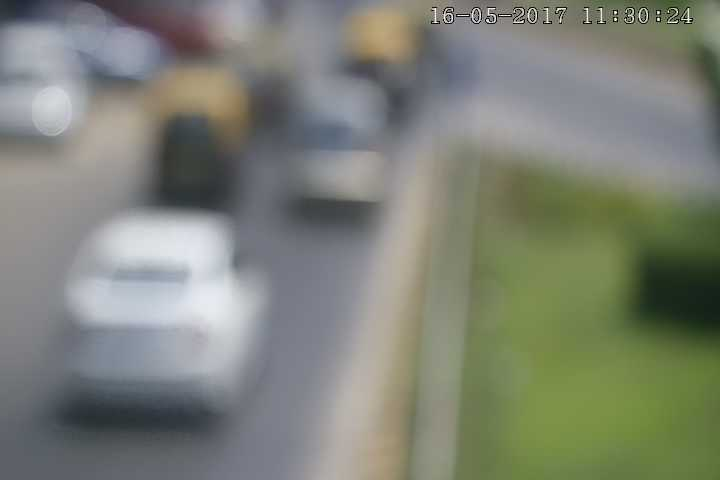
#> input picture index10.jpg, 720 x 480 px, found by its file name
$ python t.py   (older library calls are emulated)
#> lines starting #> are read from the running program, lines starting #| are printed output that depends on the picture; pictures that were not available may be replaced by others from this repository, and a replacement may not be noted
#> further down, im is the input picture: shape (480, 720, 3); mean B, G, R 118.4, 130, 126
### ImageQuality/algorithm/__init__.py
from .base import *
import pandas as pd

class ImageQuality:

    def __init__(self):
        self.result = None
        self.method = None
        self.runTime = None


    def __call__(self,method,image,**kwargs):
        result,runTime = globals().get(method)(image,**kwargs)
        self.result = "{:.2f}".format(result)
        self.runTime = "{:.2f}".format(runTime)
        self.method = method
        self.getResult()


    def getResult(self):
        ss = "Methods:{}\nresult:{}\nrunTime:{} ms  \n".format(self.method,self.result,self.runTime)
        print(ss)
        return self.result,ss


    def run_directories(self,**kwargs):
        '''
        you can input like:
            image_dir detail_args ,such as :
                image_dir=./images   args=[{"method":Energy,...},{"method":"FFT"}]
        :return:
        '''

        image_dir = kwargs['image_dir']
        image_lists = os.listdir(image_dir)
        data = []
        columns = ['image','Method','result','runTime(:ms)']
        for img_path in image_lists:
            image = cv2.imread(os.path.join(image_dir,img_path))
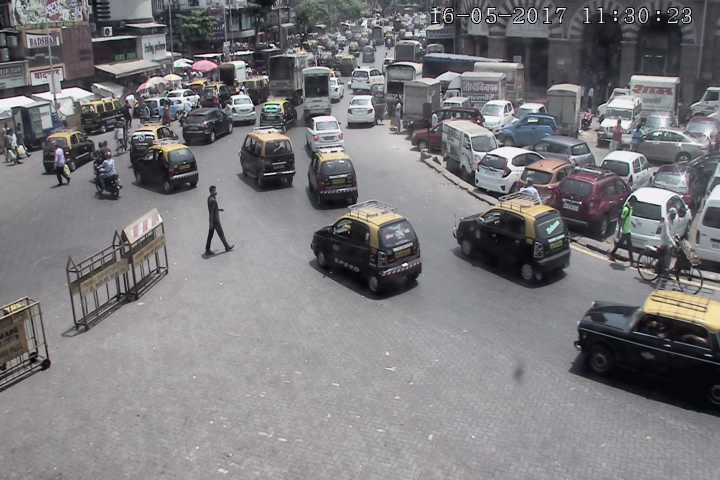
#> input picture index12.jpg, 720 x 480 px, given as the content of the folder /home/baibowen/faceQuality/testImage, which was not available
#> image is the input picture: shape (480, 720, 3); mean B, G, R 125.1, 122.3, 123.6
            for method in kwargs['args']:
                print("image:{}".format(img_path))
                self.__call__(image=image,**method)
                data.append([img_path,self.method,self.result,self.runTime])
                print('----------------------------------------------------------------------------------------------')
#> this loop made 11 passes
#> (result in __call__, runTime in __call__) on passes 1, 7: (329358418, 191.4), (5.14, 2.96)
#> (result in __call__, runTime in __call__) on passes 2 to 3: (81.88, 69.06), (20.77, 2.45)
#> (printed output is left out)
#> pass 2, in Tenengrad, `sobel_x = cv2.Sobel(gray_image,cv2.CV_32FC1,1,0)`:
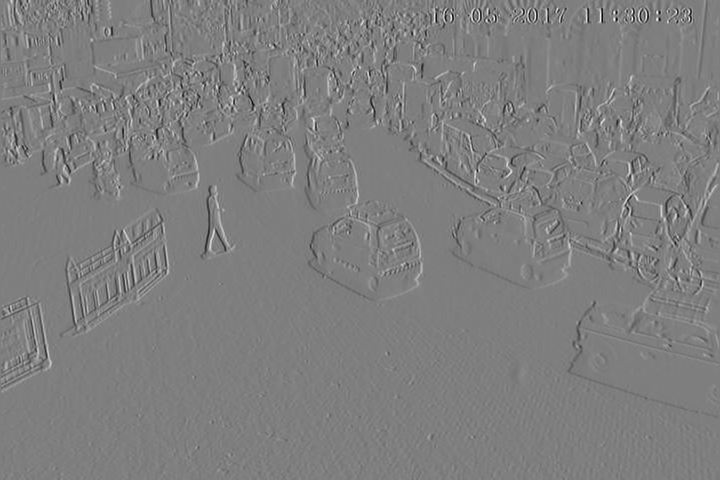
#> sobel_x: shape (480, 720) float32; min -897, max 905, mean 0; drawn with min black and max white
#> pass 2, in Tenengrad, `sobel_y = cv2.Sobel(gray_image,cv2.CV_32FC1,0,1)`:
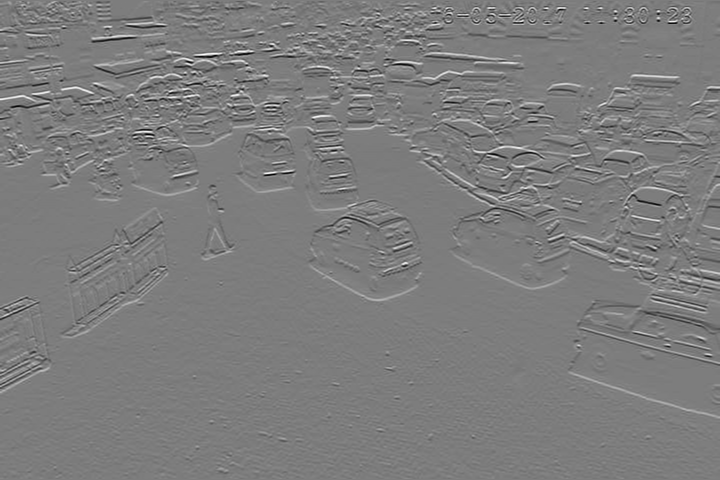
#> sobel_y: shape (480, 720) float32; min -928, max 965, mean 0.9; drawn with min black and max white
#> pass 2, in Tenengrad, `sobel_xx = cv2.multiply(sobel_x,sobel_x)`:
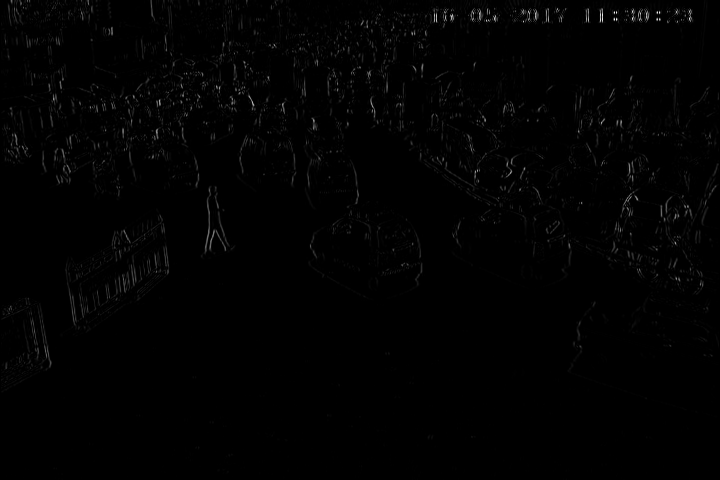
#> sobel_xx: shape (480, 720) float32; min 0, max 819025, mean 7028.6; drawn with min black and max white
#> after the loop, data = 11 items
        df = pd.DataFrame(data)
#> df = table of 11 rows and 4 columns
        df.columns = columns
        df.to_csv('./test.csv' if "csv_output" not in kwargs else kwargs["csv_output"],index=False)

### ImageQuality/algorithm/base.py
from .include import *
from .dom import DOM
from .FocusMask import blur_mask


@calculate_function_run_time_ms
def Brenner(image):
    '''
    method1:Brenner 梯度函数
        计算相邻两个像素灰度差的平方

    :param image:
    :return:
    '''
    assert image is not None
    #2gray
    gray_image = cv2.cvtColor(image.copy(), cv2.COLOR_BGR2GRAY) if len(image.shape) == 3 else image
    h,w = gray_image.shape
    out = 0
    for y in range(w):
        for x in range(0, h - 2):
            out += (int(gray_image[x + 2, y]) - int(gray_image[x, y])) ** 2

    return out

@calculate_function_run_time_ms
def Tenengrad(image):
    '''
    Tenengrad 梯度函数,用Sobel算子分别提取水平和垂直方向的梯度值
    :param image:
    :return:
    '''
    assert image is not None
    gray_image = cv2.cvtColor(image.copy(), cv2.COLOR_BGR2GRAY) if len(image.shape) == 3 else image
    sobel_x = cv2.Sobel(gray_image,cv2.CV_32FC1,1,0)
    sobel_y = cv2.Sobel(gray_image,cv2.CV_32FC1,0,1)
    sobel_xx = cv2.multiply(sobel_x,sobel_x)
    sobel_yy = cv2.multiply(sobel_y,sobel_y)
    image_gradient = sobel_xx + sobel_yy
    image_gradient = np.sqrt(image_gradient).mean()
    return image_gradient

@calculate_function_run_time_ms
def Laplacian(image):
    '''
    Laplacian 梯度函数:Laplacian算子
    :param image:
    :return:
    '''
    assert image is not None
    gray_image = cv2.cvtColor(image.copy(), cv2.COLOR_BGR2GRAY) if len(image.shape) == 3 else image
    image_gradient = cv2.Laplacian(gray_image,cv2.CV_32FC1)
    image_gradient = np.abs(image_gradient).mean()
    return image_gradient

@calculate_function_run_time_ms
def SMD(image,v2 = False):
    '''
    灰度方差，将灰度变化作为聚焦评价的依据
    灰度方差乘积,对每一个像素领域两个灰度差相乘后再逐个像素累加

    :param image:
    :param 灰度方差乘积
    :return:
    '''
    assert image is not None
    gray_image = cv2.cvtColor(image.copy(), cv2.COLOR_BGR2GRAY) if len(image.shape) == 3 else image
    kerner_x = kerner_y = np.zeros((3,3),dtype=np.float32)
    kerner_x[1,2] = -1.;kerner_x[1,1] = 1.
    kerner_y[0,1] = -1.;kerner_y[1,1] = 1.
    smd_x = cv2.filter2D(gray_image,cv2.CV_32FC1,kerner_x)
    smd_y = cv2.filter2D(gray_image,cv2.CV_32FC1,kerner_y)
    result = (np.abs(smd_x) + np.abs(smd_y)).mean() if not v2 else np.multiply(np.abs(smd_x),np.abs(smd_y)).mean()
    return result

@calculate_function_run_time_ms
def Energy(image):
    '''
    能量梯度，
    :param image:
    :return:
    '''
    assert image is not None
    gray_image = cv2.cvtColor(image.copy(), cv2.COLOR_BGR2GRAY) if len(image.shape) == 3 else image
    kerner_x = kerner_y = np.zeros((3,3),dtype=np.float32)
    kerner_x[1, 2] = -1.;kerner_x[1, 1] = 1.
    kerner_y[2, 1] = -1.;kerner_y[1, 1] = 1.
    energy_x = cv2.filter2D(gray_image, cv2.CV_32FC1, kerner_x)
    energy_y = cv2.filter2D(gray_image, cv2.CV_32FC1, kerner_y)
    return (np.multiply(energy_x,energy_x) + np.multiply(energy_y,energy_y)).mean()

# [20 lines left out: function EAV, not called in this run]

@calculate_function_run_time_ms
def Entropy(image):
    '''
    :param img:narray
    :return: float
    模糊和清晰图像的清晰度的熵差别不大
    '''
    assert image is not None
    gray_image = cv2.cvtColor(image.copy(), cv2.COLOR_BGR2GRAY) if len(image.shape) == 3 else image
    out = 0
    count = gray_image.shape[0]*gray_image.shape[1]
    p = np.bincount(np.array(gray_image).flatten())
    for i in range(0, len(p)):
        if p[i]!=0:
            out-=p[i]*math.log(p[i]/count)/count
    return out

@calculate_function_run_time_ms
def Vollath(image):
    '''
    :param img:narray
    :return: float
    '''
    assert image is not None
    gray_image = cv2.cvtColor(image.copy(), cv2.COLOR_BGR2GRAY) if len(image.shape) == 3 else image
    shape = np.shape(gray_image)
    u = np.mean(gray_image)
    out = -shape[0]*shape[1]*(u**2)
    for x in range(0, shape[0]-1):
        for y in range(0, shape[1]):
            out+=int(gray_image[x,y])*int(gray_image[x+1,y])
    return out

#No-Reference Image Quality Assessment using Blur and Noise
@calculate_function_run_time_ms
def NR_Blur(image):
    '''
    只用《#No-Reference Image Quality Assessment using Blur and Noise》的blur部分
    :param image:
    :return:
    '''
    assert image is not None
    gray_image = cv2.cvtColor(image.copy(), cv2.COLOR_BGR2GRAY) if len(image.shape) == 3 else image

    #水平、竖直差值梯度
    kernel_h = kernel_v = np.zeros((3, 3), np.float32)
    kernel_h[0,1] = -1.;kernel_h[2,1] = 1.
    kernel_v[1,0] = -1.;kernel_v[1,2] = 1.
    grad_h = cv2.filter2D(gray_image, cv2.CV_32FC1, kernel_h)
    grad_v = cv2.filter2D(gray_image, cv2.CV_32FC1, kernel_v)

    #筛选边缘点 D_h > D_mean
    mean = np.mean(grad_v)
    mask = grad_h > mean
    mask = mask / 255
    c_h = grad_h * mask
    #//进一步筛选边缘点 C_h(x,y) > C_h(x,y-1) and C_h(x,y) > C_h(x,y+1)
    edge = np.zeros(c_h.shape[:2],np.uint8)
    for i in range(1,c_h.shape[0] - 1):
        for j in range(c_h.shape[1]):
            prev = c_h[i-1,j]
            cur = c_h[i,j]
            next = c_h[i+1,j]
            if (prev < cur and next < cur):
                edge[i,j] = 1

    #检测边缘点是否模糊
    a_h = grad_h / 2
    gray_image = gray_image.astype(np.float32)
    br_h = cv2.absdiff(gray_image,a_h)
    br_h /= a_h

    a_v = grad_v / 2
    br_v = cv2.absdiff(gray_image,a_v)
    br_v /= a_v

    inv_blur = np.zeros(br_v.shape,dtype=np.float32)
    for i in range(inv_blur.shape[0]):
        for j in range(inv_blur.shape[1]):
            data_v = br_v[i,j]
            data_h = br_h[i,j]
            inv_blur[i,j] = data_v if data_v > data_h else data_h
    blur = (inv_blur < 0.1) / 255

    #计算边缘模糊的均值和比例
    sum_inv_blur = cv2.countNonZero(inv_blur)
    sum_blur = cv2.countNonZero(blur)
    sum_edge = cv2.countNonZero(edge)
    blur_mean = sum_inv_blur / sum_blur
    blur_ratio = sum_blur / sum_edge
    return blur_ratio

@calculate_function_run_time_ms
def Dom(image,**kwargs):
    return DOM().get_sharpness(image,**kwargs)

@calculate_function_run_time_ms
def FFT(image):
    return blur_mask(image)

### ImageQuality/algorithm/include.py
import cv2
import numpy as np
import math
import os
import time
def calculate_function_run_time_ms(func):
    def call_fun(*args, **kwargs):
        start_time = time.time()
        f = func(*args, **kwargs)
        end_time = time.time()
        print('%s() run time：%s ms' % (func.__name__, int(1000*(end_time - start_time))))
        return f,1000*(end_time - start_time)
    return call_fun

### ImageQuality/algorithm/dom.py
from .include import *
class DOM(object):

    def __init__(self):
        self.image = None
        self.Im = None
        self.edgex, self.edgey = None, None

    @staticmethod
    def load(img, blur=False, blurSize=(5, 5)):
        """ Handle img src, 3/2 channel image
        :param imgPath: image path or array
        :type: str, np.ndarray
        :param blur: to blur original image
        :type: boolean
        :param blurSize: size of gausian filter
        :type: tuple (n,n)
        :return image: grayscale image
        :type: np.ndarray
        :return Im: median filtered grayscale image
        :type: np.ndarray
        """

        if isinstance(img, str):
            if os.path.exists(img):
                # Load image as grayscale
                image = cv2.imread(img, cv2.IMREAD_GRAYSCALE)
            else:
                raise FileNotFoundError('Image is not found on your system')
        elif isinstance(img, np.ndarray):
            if len(img.shape) == 3:
                image = cv2.cvtColor(img, cv2.COLOR_BGR2GRAY)
            elif len(img.shape) == 2:
                image = img
            else:
                raise ValueError('Image is not in correct shape')
        else:
            raise ValueError('Only image can be passed to the constructor')

        # Add Gaussian Blur
        if blur:
            image = cv2.GaussianBlur(image, blurSize)

        # Perform median blur for removing Noise
        Im = cv2.medianBlur(image, 3, cv2.CV_64F).astype("double") / 255.0
        return image, Im

    @staticmethod
    def dom(Im):
        """ Find DOM at each pixel
        :param Im: median filtered image
        :type: np.ndarray
        :return domx: diff of diff on x axis
        :type: np.ndarray
        :return domy: diff of diff on y axis
        :type: np.ndarray
        """
        median_shift_up = np.pad(Im, ((0, 2), (0, 0)), 'constant')[2:, :]
        median_shift_down = np.pad(Im, ((2, 0), (0, 0)), 'constant')[:-2, :]
        domx = np.abs(median_shift_up - 2 * Im + median_shift_down)

        median_shift_left = np.pad(Im, ((0, 0), (0, 2)), 'constant')[:, 2:]
        median_shift_right = np.pad(Im, ((0, 0), (2, 0)), 'constant')[:, :-2]
        domy = np.abs(median_shift_left - 2 * Im + median_shift_right)

        return domx, domy

    @staticmethod
    def contrast(Im):
        """ Find contrast at each pixel
        :param Im: median filtered image
        :type: np.ndarray
        :return Cx: contrast on x axis
        :type: np.ndarray
        :return Cy: contrast on y axis
        :type: np.ndarray
        """
        Cx = np.abs(Im - np.pad(Im, ((1, 0), (0, 0)), 'constant')[:-1, :])
        Cy = np.abs(Im - np.pad(Im, ((0, 0), (1, 0)), 'constant')[:, :-1])
        return Cx, Cy

    @staticmethod
    def smoothenImage(image, transpose=False, epsilon=1e-8):
        """ Smmoth image with ([0.5, 0, -0.5]) 1D filter
        :param image: grayscale image
        :type: np.ndarray
        :param transpose: to apply filter on vertical axis
        :type: boolean
        :param epsilon: small value to defer div by zero
        :type: float
        :return image_smoothed: smoothened image
        :type: np.ndarray
        """
        fil = np.array([0.5, 0, -0.5])  # Smoothing Filter

        # change image axis for column convolution
        if transpose:
            image = image.T

        # Convolve grayscale image with smoothing filter
        image_smoothed = np.array([np.convolve(image[i], fil, mode="same") for i in range(image.shape[0])])

        # change image axis after column convolution
        if transpose:
            image_smoothed = image_smoothed.T

        # Normalize smoothened grayscale image
        image_smoothed = np.abs(image_smoothed) / (np.max(image_smoothed) + epsilon)
        return image_smoothed

    def edges(self, image, edge_threshold=0.0001):
        """ Get Edge pixels
        :param image: grayscale image
        :type: np.ndarray
        :param edge_threshold: threshold to consider pixel as edge if its value is greater
        :type: float
        :assign edgex: edge pixels matrix in x-axis as boolean
        :type: np.ndarray
        :assign edgey: edge pixels matrix in y-axis as boolean
        :type: np.ndarray
        """
        smoothx = self.smoothenImage(image, transpose=True)
        smoothy = self.smoothenImage(image)
        self.edgex = smoothx > edge_threshold
        self.edgey = smoothy > edge_threshold

    def sharpness_matrix(self, Im, width=2, debug=False):
        """ Find sharpness value at each pixel
        :param Im: median filtered grayscale image
        :type: np.ndarray
        :param width: edge width
        :type: int
        :param debug: to show intermediate results
        :type: boolean
        :return Sx: sharpness value matrix computed in x-axis
        :type: np.ndarray
        :return Sy: sharpness value matrix computed in y-axis
        :type: np.ndarray
        """
        # Compute dod measure on both axis
        domx, domy = self.dom(Im)

        # Compute sharpness
        Cx, Cy = self.contrast(Im)

        # Filter out sharpness at pixels other than edges
        Cx = np.multiply(Cx, self.edgex)
        Cy = np.multiply(Cy, self.edgey)

        # initialize sharpness matriz with 0's
        Sx = np.zeros(domx.shape)
        Sy = np.zeros(domy.shape)

        # Compute Sx
        for i in range(width, domx.shape[0] - width):
            num = np.abs(domx[i - width:i + width, :]).sum(axis=0)
            dn = Cx[i - width:i + width, :].sum(axis=0)
            Sx[i] = [(num[k] / dn[k] if dn[k] > 1e-3 else 0) for k in range(Sx.shape[1])]

        # Compute Sy
        for j in range(width, domy.shape[1] - width):
            num = np.abs(domy[:, j - width: j + width]).sum(axis=1)
            dn = Cy[:, j - width:j + width].sum(axis=1)
            Sy[:, j] = [(num[k] / dn[k] if dn[k] > 1e-3 else 0) for k in range(Sy.shape[0])]

        if debug:
            print("domx {domx.shape}: {[(i,round(np.quantile(domx, i/100), 2)) for i in range(0, 101, 25)]}")
            print("domy {domy.shape}: {[(i,round(np.quantile(domy, i/100), 2)) for i in range(0, 101, 25)]}")
            print("Cx {Cx.shape}: {[(i,round(np.quantile(Cx, i/100),2)) for i in range(50, 101, 10)]}")
            print("Cy {Cy.shape}: {[(i,round(np.quantile(Cy, i/100),2)) for i in range(50, 101, 10)]}")
            print("Sx {Sx.shape}: {[(i,round(np.quantile(Sx, i/100),2)) for i in range(50, 101, 10)]}")
            print("Sy {Sy.shape}: {[(i,round(np.quantile(Sy, i/100),2)) for i in range(50, 101, 10)]}")

        return Sx, Sy

    def sharpness_measure(self, Im, width, sharpness_threshold, debug=False, epsilon=1e-8):
        """ Final Sharpness Value
        :param Im: median filtered grayscale image
        :type: np.ndarray
        :param width: edge width
        :type: int
        :param sharpness_threshold: thresold to consider if a pixel is sharp
        :type: float
        :param debug: to show intermediate results
        :type: boolean
        :return S: sharpness measure(0<S<sqrt(2))
        :type: float
        """
        Sx, Sy = self.sharpness_matrix(Im, width=width, debug=debug)
        Sx = np.multiply(Sx, self.edgex)
        Sy = np.multiply(Sy, self.edgey)

        n_sharpx = np.sum(Sx >= sharpness_threshold)
        n_sharpy = np.sum(Sy >= sharpness_threshold)

        n_edgex = np.sum(self.edgex)
        n_edgey = np.sum(self.edgey)

        Rx = n_sharpx / (n_edgex + epsilon)
        Ry = n_sharpy / (n_edgey + epsilon)

        S = np.sqrt(Rx ** 2 + Ry ** 2)

        if debug:
            print("Sharpness: {S}")
            print("Rx: {Rx}, Ry: {Ry}")
            print("Sharpx: {n_sharpx}, Sharpy: {n_sharpy}, Edges: {n_edgex, n_edgey}")
        return S

    def get_sharpness(self, img, width=2, sharpness_threshold=2, edge_threshold=0.0001, debug=False):
        """ Image Sharpness Assessment
        :param img: img src or image matrix
        :type: str or np.ndarray
        :param width: text edge width
        :type: int
        :param sharpness_threshold: thresold to consider if a pixel is sharp
        :type: float
        :param edge_threshold: thresold to consider if a pixel is an edge pixel
        :type: float
        :param debug: to show intermediate results
        :type: boolean

        :return score: image sharpness measure(0<S<sqrt(2))
        :type: float
        """
        image, Im = self.load(img)
        # Initialize edge(x|y) matrices
        self.edges(image, edge_threshold=edge_threshold)
        score = self.sharpness_measure(Im, width=width, sharpness_threshold=sharpness_threshold)
        return score

### ImageQuality/algorithm/FocusMask.py
from .include import *


def blur_mask(img):
    assert isinstance(img, np.ndarray), 'img_col must be a numpy array'
    assert img.ndim == 3, 'img_col must be a color image ({0} dimensions currently)'.format(img.ndim)
    msk, val, blurry = blur_detector(img)
    msk = cv2.convertScaleAbs(255-(255*msk/np.max(msk)))
    msk[msk < 50] = 0
    msk[msk > 127] = 255
    msk = remove_border(msk)
    msk = morphology(msk)
    result = np.sum(msk)/(255.0*msk.size)
    return result

def evaluate(img_col, thresh = 10):
    np.seterr(all='ignore')
    assert isinstance(img_col, np.ndarray), 'img_col must be a numpy array'
    assert img_col.ndim == 3, 'img_col must be a color image ({0} dimensions currently)'.format(img_col.ndim)
    img_gry = cv2.cvtColor(img_col, cv2.COLOR_RGB2GRAY)
    rows, cols = img_gry.shape
    crow, ccol = int(rows/2), int(cols/2)
    f = np.fft.fft2(img_gry)
    fshift = np.fft.fftshift(f)
    fshift[crow-75:crow+75, ccol-75:ccol+75] = 0
    f_ishift = np.fft.ifftshift(fshift)
    img_fft = np.fft.ifft2(f_ishift)
    img_fft = 20*np.log(np.abs(img_fft))

    result = np.mean(img_fft)
    return img_fft, result, result < thresh

def remove_border(msk, width=50):
    assert isinstance(msk, np.ndarray), 'msk must be a numpy array'
    assert msk.ndim == 2, 'msk must be a greyscale image'
    dh, dw = map(lambda i: i//width, msk.shape)
    h, w = msk.shape
    msk[:dh, :] = 255
    msk[h-dh:, :] = 255
    msk[:, :dw] = 255
    msk[:, w-dw:] = 255
    return msk

def morphology(msk):
    assert isinstance(msk, np.ndarray), 'msk must be a numpy array'
    assert msk.ndim == 2, 'msk must be a greyscale image'
    kernel = cv2.getStructuringElement(cv2.MORPH_ELLIPSE, (5, 5))
    msk = cv2.erode(msk, kernel, iterations=1)
    kernel = cv2.getStructuringElement(cv2.MORPH_ELLIPSE, (3, 3))
    msk = cv2.morphologyEx(msk, cv2.MORPH_CLOSE, kernel)
    msk[msk < 128] = 0
    msk[msk > 127] = 255
    return msk

def blur_detector(img_col, thresh=10):
    assert isinstance(img_col, np.ndarray), 'img_col must be a numpy array'
    assert img_col.ndim == 3, 'img_col must be a color image ({0} dimensions currently)'.format(img_col.ndim)
    return evaluate(img_col=img_col, thresh=thresh)

### ImageQuality/t.py
import cv2
from algorithm import ImageQuality,NR_Blur

im = cv2.imread('/home/baibowen/faceQuality/testImage/index10.jpg')
test= ImageQuality()
# test("NR_Blur",im)
# test.getResult()
# print(NR_Blur(im))
test.run_directories(image_dir = '/home/baibowen/faceQuality/testImage',csv_output = "./mycsv.csv",
                                      args = [{"method":"Brenner"},
                                              {"method":"Tenengrad"},
                                              {"method":"Laplacian"},
                                              {"method":"SMD"},
                                              {"method":"SMD","v2":True},
                                              {"method":"Energy"},
                                              # {"method":"EAV"},
                                              {"method":"Entropy"},
                                              {"method":"Vollath"},
                                              {"method":"NR_Blur"},
                                              {"method":"Dom"},
                                              {"method":"FFT"}])
# #more
